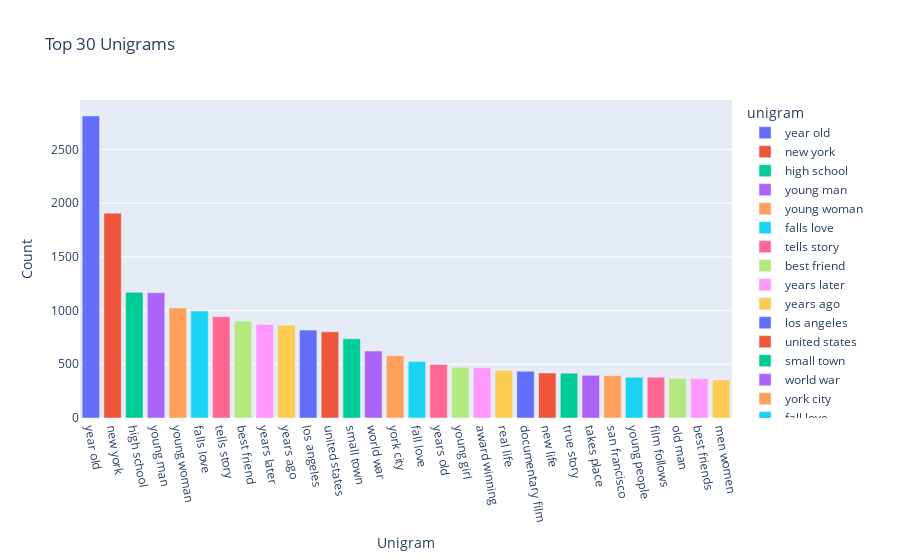

The notebook cell this image was saved under:
### Markdown cell above
---
### Top 30 Bigrams

### Code cell
df1 = pd.DataFrame(top_30_bigrams, columns = ['unigram' , 'count'])
fig = px.bar(df1, x='unigram', y='count', title='Top 30 Unigrams', color='unigram')
fig.update_layout(xaxis_title='Unigram', yaxis_title='Count')
fig.update_xaxes(tickangle=80)

fig.show()

### Figure 1 — Plotly figure (JSON) as saved in the notebook; plotly's stock layout.template omitted (floating-point values rounded to 4 significant figures)
{"data": [{"alignmentgroup": "True", "hovertemplate": "unigram=%{x}<br>count=%{y}<extra></extra>", "legendgroup": "year old", "marker": {"color": "#636efa", "pattern": {"shape": ""}}, "name": "year old", "offsetgroup": "year old", "orientation": "v", "showlegend": true, "textposition": "auto", "type": "bar", "x": ["year old"], "xaxis": "x", "y": [2812], "yaxis": "y"}, {"alignmentgroup": "True", "hovertemplate": "unigram=%{x}<br>count=%{y}<extra></extra>", "legendgroup": "new york", "marker": {"color": "#EF553B", "pattern": {"shape": ""}}, "name": "new york", "offsetgroup": "new york", "orientation": "v", "showlegend": true, "textposition": "auto", "type": "bar", "x": ["new york"], "xaxis": "x", "y": [1907], "yaxis": "y"}, {"alignmentgroup": "True", "hovertemplate": "unigram=%{x}<br>count=%{y}<extra></extra>", "legendgroup": "high school", "marker": {"color": "#00cc96", "pattern": {"shape": ""}}, "name": "high school", "offsetgroup": "high school", "orientation": "v", "showlegend": true, "textposition": "auto", "type": "bar", "x": ["high school"], "xaxis": "x", "y": [1170], "yaxis": "y"}, {"alignmentgroup": "True", "hovertemplate": "unigram=%{x}<br>count=%{y}<extra></extra>", "legendgroup": "young man", "marker": {"color": "#ab63fa", "pattern": {"shape": ""}}, "name": "young man", "offsetgroup": "young man", "orientation": "v", "showlegend": true, "textposition": "auto", "type": "bar", "x": ["young man"], "xaxis": "x", "y": [1166], "yaxis": "y"}, {"alignmentgroup": "True", "hovertemplate": "unigram=%{x}<br>count=%{y}<extra></extra>", "legendgroup": "young woman", "marker": {"color": "#FFA15A", "pattern": {"shape": ""}}, "name": "young woman", "offsetgroup": "young woman", "orientation": "v", "showlegend": true, "textposition": "auto", "type": "bar", "x": ["young woman"], "xaxis": "x", "y": [1024], "yaxis": "y"}, {"alignmentgroup": "True", "hovertemplate": "unigram=%{x}<br>count=%{y}<extra></extra>", "legendgroup": "falls love", "marker": {"color": "#19d3f3", "pattern": {"shape": ""}}, "name": "falls love", "offsetgroup": "falls love", "orientation": "v", "showlegend": true, "textposition": "auto", "type": "bar", "x": ["falls love"], "xaxis": "x", "y": [996], "yaxis": "y"}, {"alignmentgroup": "True", "hovertemplate": "unigram=%{x}<br>count=%{y}<extra></extra>", "legendgroup": "tells story", "marker": {"color": "#FF6692", "pattern": {"shape": ""}}, "name": "tells story", "offsetgroup": "tells story", "orientation": "v", "showlegend": true, "textposition": "auto", "type": "bar", "x": ["tells story"], "xaxis": "x", "y": [943], "yaxis": "y"}, {"alignmentgroup": "True", "hovertemplate": "unigram=%{x}<br>count=%{y}<extra></extra>", "legendgroup": "best friend", "marker": {"color": "#B6E880", "pattern": {"shape": ""}}, "name": "best friend", "offsetgroup": "best friend", "orientation": "v", "showlegend": true, "textposition": "auto", "type": "bar", "x": ["best friend"], "xaxis": "x", "y": [902], "yaxis": "y"}, {"alignmentgroup": "True", "hovertemplate": "unigram=%{x}<br>count=%{y}<extra></extra>", "legendgroup": "years later", "marker": {"color": "#FF97FF", "pattern": {"shape": ""}}, "name": "years later", "offsetgroup": "years later", "orientation": "v", "showlegend": true, "textposition": "auto", "type": "bar", "x": ["years later"], "xaxis": "x", "y": [871], "yaxis": "y"}, {"alignmentgroup": "True", "hovertemplate": "unigram=%{x}<br>count=%{y}<extra></extra>", "legendgroup": "years ago", "marker": {"color": "#FECB52", "pattern": {"shape": ""}}, "name": "years ago", "offsetgroup": "years ago", "orientation": "v", "showlegend": true, "textposition": "auto", "type": "bar", "x": ["years ago"], "xaxis": "x", "y": [863], "yaxis": "y"}, {"alignmentgroup": "True", "hovertemplate": "unigram=%{x}<br>count=%{y}<extra></extra>", "legendgroup": "los angeles", "marker": {"color": "#636efa", "pattern": {"shape": ""}}, "name": "los angeles", "offsetgroup": "los angeles", "orientation": "v", "showlegend": true, "textposition": "auto", "type": "bar", "x": ["los angeles"], "xaxis": "x", "y": [818], "yaxis": "y"}, {"alignmentgroup": "True", "hovertemplate": "unigram=%{x}<br>count=%{y}<extra></extra>", "legendgroup": "united states", "marker": {"color": "#EF553B", "pattern": {"shape": ""}}, "name": "united states", "offsetgroup": "united states", "orientation": "v", "showlegend": true, "textposition": "auto", "type": "bar", "x": ["united states"], "xaxis": "x", "y": [802], "yaxis": "y"}, {"alignmentgroup": "True", "hovertemplate": "unigram=%{x}<br>count=%{y}<extra></extra>", "legendgroup": "small town", "marker": {"color": "#00cc96", "pattern": {"shape": ""}}, "name": "small town", "offsetgroup": "small town", "orientation": "v", "showlegend": true, "textposition": "auto", "type": "bar", "x": ["small town"], "xaxis": "x", "y": [737], "yaxis": "y"}, {"alignmentgroup": "True", "hovertemplate": "unigram=%{x}<br>count=%{y}<extra></extra>", "legendgroup": "world war", "marker": {"color": "#ab63fa", "pattern": {"shape": ""}}, "name": "world war", "offsetgroup": "world war", "orientation": "v", "showlegend": true, "textposition": "auto", "type": "bar", "x": ["world war"], "xaxis": "x", "y": [623], "yaxis": "y"}, {"alignmentgroup": "True", "hovertemplate": "unigram=%{x}<br>count=%{y}<extra></extra>", "legendgroup": "york city", "marker": {"color": "#FFA15A", "pattern": {"shape": ""}}, "name": "york city", "offsetgroup": "york city", "orientation": "v", "showlegend": true, "textposition": "auto", "type": "bar", "x": ["york city"], "xaxis": "x", "y": [580], "yaxis": "y"}, {"alignmentgroup": "True", "hovertemplate": "unigram=%{x}<br>count=%{y}<extra></extra>", "legendgroup": "fall love", "marker": {"color": "#19d3f3", "pattern": {"shape": ""}}, "name": "fall love", "offsetgroup": "fall love", "orientation": "v", "showlegend": true, "textposition": "auto", "type": "bar", "x": ["fall love"], "xaxis": "x", "y": [525], "yaxis": "y"}, {"alignmentgroup": "True", "hovertemplate": "unigram=%{x}<br>count=%{y}<extra></extra>", "legendgroup": "years old", "marker": {"color": "#FF6692", "pattern": {"shape": ""}}, "name": "years old", "offsetgroup": "years old", "orientation": "v", "showlegend": true, "textposition": "auto", "type": "bar", "x": ["years old"], "xaxis": "x", "y": [498], "yaxis": "y"}, {"alignmentgroup": "True", "hovertemplate": "unigram=%{x}<br>count=%{y}<extra></extra>", "legendgroup": "young girl", "marker": {"color": "#B6E880", "pattern": {"shape": ""}}, "name": "young girl", "offsetgroup": "young girl", "orientation": "v", "showlegend": true, "textposition": "auto", "type": "bar", "x": ["young girl"], "xaxis": "x", "y": [472], "yaxis": "y"}, {"alignmentgroup": "True", "hovertemplate": "unigram=%{x}<br>count=%{y}<extra></extra>", "legendgroup": "award winning", "marker": {"color": "#FF97FF", "pattern": {"shape": ""}}, "name": "award winning", "offsetgroup": "award winning", "orientation": "v", "showlegend": true, "textposition": "auto", "type": "bar", "x": ["award winning"], "xaxis": "x", "y": [467], "yaxis": "y"}, {"alignmentgroup": "True", "hovertemplate": "unigram=%{x}<br>count=%{y}<extra></extra>", "legendgroup": "real life", "marker": {"color": "#FECB52", "pattern": {"shape": ""}}, "name": "real life", "offsetgroup": "real life", "orientation": "v", "showlegend": true, "textposition": "auto", "type": "bar", "x": ["real life"], "xaxis": "x", "y": [443], "yaxis": "y"}, {"alignmentgroup": "True", "hovertemplate": "unigram=%{x}<br>count=%{y}<extra></extra>", "legendgroup": "documentary film", "marker": {"color": "#636efa", "pattern": {"shape": ""}}, "name": "documentary film", "offsetgroup": "documentary film", "orientation": "v", "showlegend": true, "textposition": "auto", "type": "bar", "x": ["documentary film"], "xaxis": "x", "y": [435], "yaxis": "y"}, {"alignmentgroup": "True", "hovertemplate": "unigram=%{x}<br>count=%{y}<extra></extra>", "legendgroup": "new life", "marker": {"color": "#EF553B", "pattern": {"shape": ""}}, "name": "new life", "offsetgroup": "new life", "orientation": "v", "showlegend": true, "textposition": "auto", "type": "bar", "x": ["new life"], "xaxis": "x", "y": [419], "yaxis": "y"}, {"alignmentgroup": "True", "hovertemplate": "unigram=%{x}<br>count=%{y}<extra></extra>", "legendgroup": "true story", "marker": {"color": "#00cc96", "pattern": {"shape": ""}}, "name": "true story", "offsetgroup": "true story", "orientation": "v", "showlegend": true, "textposition": "auto", "type": "bar", "x": ["true story"], "xaxis": "x", "y": [417], "yaxis": "y"}, {"alignmentgroup": "True", "hovertemplate": "unigram=%{x}<br>count=%{y}<extra></extra>", "legendgroup": "takes place", "marker": {"color": "#ab63fa", "pattern": {"shape": ""}}, "name": "takes place", "offsetgroup": "takes place", "orientation": "v", "showlegend": true, "textposition": "auto", "type": "bar", "x": ["takes place"], "xaxis": "x", "y": [397], "yaxis": "y"}, {"alignmentgroup": "True", "hovertemplate": "unigram=%{x}<br>count=%{y}<extra></extra>", "legendgroup": "san francisco", "marker": {"color": "#FFA15A", "pattern": {"shape": ""}}, "name": "san francisco", "offsetgroup": "san francisco", "orientation": "v", "showlegend": true, "textposition": "auto", "type": "bar", "x": ["san francisco"], "xaxis": "x", "y": [394], "yaxis": "y"}, {"alignmentgroup": "True", "hovertemplate": "unigram=%{x}<br>count=%{y}<extra></extra>", "legendgroup": "young people", "marker": {"color": "#19d3f3", "pattern": {"shape": ""}}, "name": "young people", "offsetgroup": "young people", "orientation": "v", "showlegend": true, "textposition": "auto", "type": "bar", "x": ["young people"], "xaxis": "x", "y": [379], "yaxis": "y"}, {"alignmentgroup": "True", "hovertemplate": "unigram=%{x}<br>count=%{y}<extra></extra>", "legendgroup": "film follows", "marker": {"color": "#FF6692", "pattern": {"shape": ""}}, "name": "film follows", "offsetgroup": "film follows", "orientation": "v", "showlegend": true, "textposition": "auto", "type": "bar", "x": ["film follows"], "xaxis": "x", "y": [379], "yaxis": "y"}, {"alignmentgroup": "True", "hovertemplate": "unigram=%{x}<br>count=%{y}<extra></extra>", "legendgroup": "old man", "marker": {"color": "#B6E880", "pattern": {"shape": ""}}, "name": "old man", "offsetgroup": "old man", "orientation": "v", "showlegend": true, "textposition": "auto", "type": "bar", "x": ["old man"], "xaxis": "x", "y": [368], "yaxis": "y"}, {"alignmentgroup": "True", "hovertemplate": "unigram=%{x}<br>count=%{y}<extra></extra>", "legendgroup": "best friends", "marker": {"color": "#FF97FF", "pattern": {"shape": ""}}, "name": "best friends", "offsetgroup": "best friends", "orientation": "v", "showlegend": true, "textposition": "auto", "type": "bar", "x": ["best friends"], "xaxis": "x", "y": [366], "yaxis": "y"}, {"alignmentgroup": "True", "hovertemplate": "unigram=%{x}<br>count=%{y}<extra></extra>", "legendgroup": "men women", "marker": {"color": "#FECB52", "pattern": {"shape": ""}}, "name": "men women", "offsetgroup": "men women", "orientation": "v", "showlegend": true, "textposition": "auto", "type": "bar", "x": ["men women"], "xaxis": "x", "y": [354], "yaxis": "y"}], "layout": {"barmode": "relative", "legend": {"title": {"text": "unigram"}, "tracegroupgap": 0}, "title": {"text": "Top 30 Unigrams"}, "xaxis": {"anchor": "y", "categoryarray": ["year old", "new york", "high school", "young man", "young woman", "falls love", "tells story", "best friend", "years later", "years ago", "los angeles", "united states", "small town", "world war", "york city", "fall love", "years old", "young girl", "award winning", "real life", "documentary film", "new life", "true story", "takes place", "san francisco", "young people", "film follows", "old man", "best friends", "men women"], "categoryorder": "array", "domain": [0, 1], "tickangle": 80, "title": {"text": "Unigram"}}, "yaxis": {"anchor": "x", "domain": [0, 1], "title": {"text": "Count"}}}}
